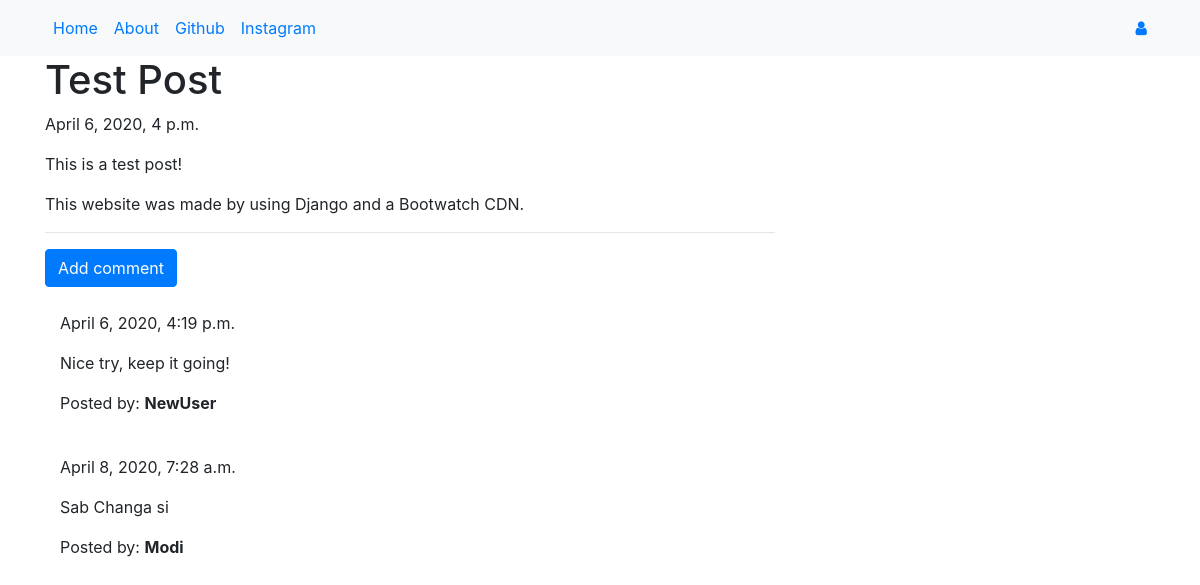
Screenshot of /post/3 with the database file from the repository.
### blog/models.py (models this page shows, shortened)
class Post(models.Model):
    author = models.ForeignKey('auth.User',on_delete=models.CASCADE)
    title = models.CharField(max_length=200)
    text = models.TextField()
    created_date = models.DateTimeField(default=timezone.now)
    published_date = models.DateTimeField(blank=True, null=True)

class Comment(models.Model):
    post = models.ForeignKey('blog.Post', related_name='comments',on_delete=models.CASCADE)
    author = models.CharField(max_length=200)
    text = models.TextField()
    created_date = models.DateTimeField(default=timezone.now)
    approved_comment = models.BooleanField(default=False)

### blog/views.py (the view)
# urls.py: path('post/<int:pk>', views.PostDetailView.as_view(), name='post_detail'),
class PostDetailView(DetailView):
    model = Post

### blog/templates/blog/post_detail.html (shortened to what this page needs)
{% extends 'blog/base.html' %}
{% block content %}
        <h1 class='posttitle loader'>{{ post.title }}</h1>
        {% if post.published_date %}
            <div class="date postdate">
                {{ post.published_date }}
            </div>
        {% else %}
            <a class="btn btn-outline-dark" href="{% url 'post_publish' pk=post.pk %}">Publish</a>
        {% endif %}
      <p class='postcontent' >{{ post.text|safe|linebreaksbr }}</p>
  <hr>
  <a class="btn btn-primary btn-comment" href="{% url 'add_comment_to_post' pk=post.pk %}">Add comment</a>
  <div class="container">
  {% for comment in post.comments.all %}
  <br>
      {% if user.is_authenticated or comment.approved_comment %}
              {{ comment.created_date }}
          <p>{{ comment.text|safe|linebreaks }}</p>
          <p>Posted by: <strong>{{ comment.author }}</strong></p>
      {% endif %}
  {% empty %}
      <p>No comments posted.</p>
  {% endfor %}
</div>
{% endblock %}

### blog/templates/blog/base.html (shortened to what this page needs)
<!DOCTYPE html>
{% load static %}
<html>
  <head>
    <link rel="stylesheet" href="https://stackpath.bootstrapcdn.com/bootstrap/4.1.3/css/bootstrap.min.css"
>
    <link href="https://maxcdn.bootstrapcdn.com/font-awesome/4.7.0/css/font-awesome.min.css" rel="stylesheet">
    <link rel="stylesheet" href="//cdn.jsdelivr.net/medium-editor/latest/css/medium-editor.min.css" type="text/css" media="screen" charset="utf-8">
  </head>
  <body class='loader'>
    <nav class="navbar navbar-expand-lg bg-light techfont">
      <div class="container">
        <div class="navbar-nav align-items-center">
          <a class="nav-item nav-link" href="{% url 'post_list' %}">Home</a>
          <a class="nav-item nav-link" href="{% url 'about' %}">About</a>
          <a class="nav-item nav-link" href="https://www.github.com">Github</a>
          <a class="nav-item nav-link" href="https://www.instagram.com">Instagram</a>
        </div>
        <div class="navbar-nav align-items-center ml-auto">
          {% if user.is_authenticated %}
            <a class="nav-item nav-link" href="{% url 'post_new' %}">New Post</a>
            <a class="nav-item nav-link" href="{% url 'post_draft_list' %}">Drafts</a>
            <a class="nav-item nav-link" href="{% url 'logout' %}">Log out</a>
            <a >Welcome: {{ user.username }}</a>
          {% else %}
            <a class="nav-item nav-link" href="{% url 'login' %}" aria-label="Login">
              <span class="fa fa-user" aria-hidden="true"></span></a>
          {% endif %}
        </div>
      </div>
    </nav>
          <div class="content container">
              <div class="row">
                  <div class="col-md-8">
                    <div class="blog_posts">
                      {% block content %}
                      {% endblock %}
                    </div>
                  </div>
              </div>
          </div>
  </body>
</html>

### rows the page displays
Post: title "Test Post", published_date "April 6, 2020, 4 p.m.", text "This is a test post! This website was made by using Django and a Bootwatch CDN."
Comment: created_date "April 6, 2020, 4:19 p.m.", text "Nice try, keep it going!", author "NewUser"
Comment: created_date "April 8, 2020, 7:28 a.m.", text "Sab Changa si", author "Modi"
